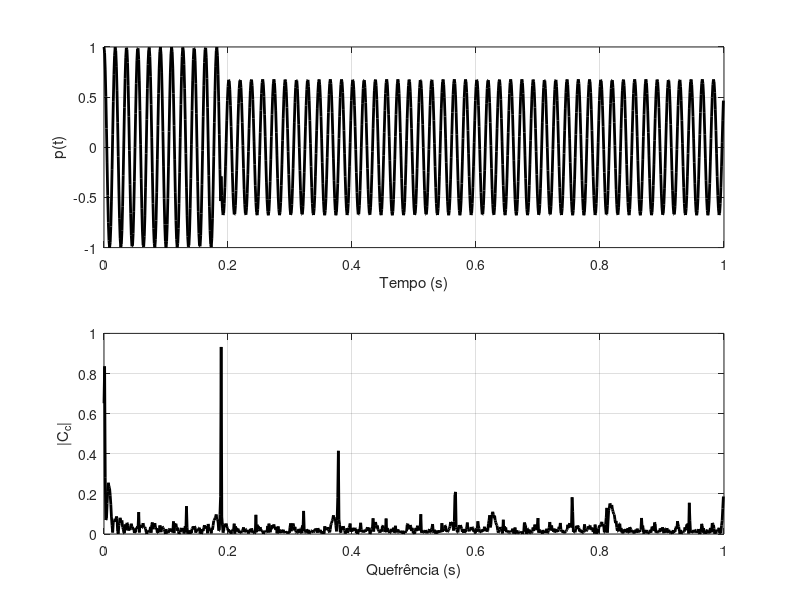

Reproduce this figure in MATLAB.
% Fundamentos de Acústica Submarina 

clear all, close all 

amostragem = 1000;
nyquist = 500;
dt = 1.0/amostragem;
t = [0:dt:1-dt];
freq = 55;
w = 2*pi*freq;
s = cos(w*t);
stau = zeros( 1, amostragem );
tau = 0.19;
a = 0.5;
n = fix( tau/dt );
stau(n:end) = s(1:amostragem-n+1); % sinal atrasado
p = s + a*stau; % sinal mais eco
P = fft( p );
Cc = ifft( log( P ) ); % Cepstrum complexo
%Cr = ifft( log( abs( P ) ) ) % Cepstrum "real"

figure(1)
subplot(211)
plot(t,p,'k','LineWidth',2)
xlabel('Tempo (s)')
ylabel('p(t)')
grid on, box on
subplot(212)
plot(t,abs(Cc),'k','LineWidth',2)
xlabel('Quefrência (s)')
ylabel('|C_c|')
grid on, box on
%subplot(212)
%plot(t,real(Cr),'k','LineWidth',2)
%xlabel('Quefrência (s)')
%ylabel('Re$(C_r)$')
%grid on, box on


